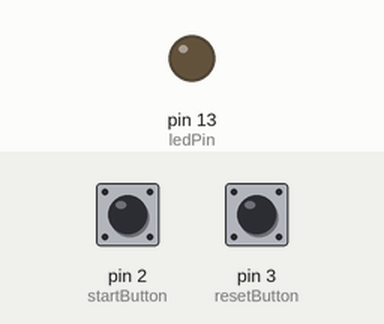
Recording of a sketch running on a simulated Arduino Uno, built with avr-gcc and run on an emulated ATmega328P. On the bench: output pins drawn as LEDs (lit = HIGH). Dashed ring = blinking. The test bench sets the inputs (shaded band); at power-on: pin 2 (startButton) HIGH, pin 3 (resetButton) HIGH.

Above: at 1.2 s.
1.3 s: pin 2 (startButton) pulled LOW for 0.15 s
At 3.8 s:
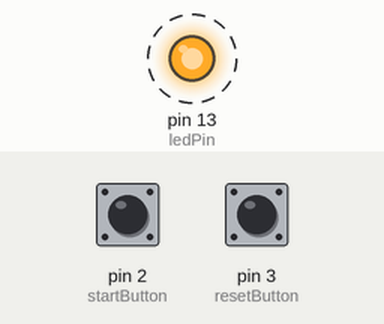
4.4 s: pin 3 (resetButton) pulled LOW for 0.15 s
6.1 s: pin 2 (startButton) pulled LOW for 1 s
At 9.1 s:
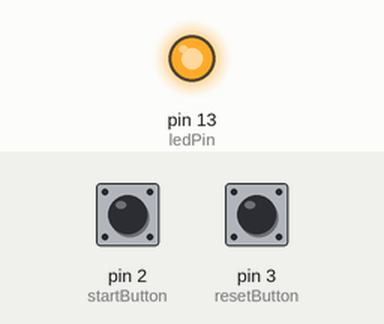
9.2 s: pin 3 (resetButton) pulled LOW for 1 s
Timing chart, 0 to 12.2 s (numbered marks = the images above; inputs shaded):
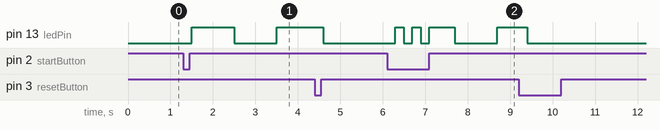

The sketch:

sketch_apr8a.ino
```cpp
const int startButton = 2; // Pin del botón iniciar/parar
const int resetButton = 3; // Pin del botón reiniciar
const int ledPin = 13;     // Pin del LED

bool running = false;       // Indica si el cronómetro está en marcha
unsigned long startTime = 0; // Tiempo de inicio
unsigned long elapsedTime = 0; // Tiempo transcurrido

void setup() {
  pinMode(startButton, INPUT_PULLUP); // Configurar botón de inicio/parada
  pinMode(resetButton, INPUT_PULLUP); // Configurar botón de reinicio
  pinMode(ledPin, OUTPUT);           // Configurar LED como salida
}

void loop() {
  // Botón para iniciar/detener el cronómetro
  if (digitalRead(startButton) == LOW) {
    delay(200); // Antirrebote
    running = !running; // Alternar estado del cronómetro
    if (running) {
      startTime = millis() - elapsedTime; // Reanudar desde el tiempo transcurrido
    } else {
      elapsedTime = millis() - startTime; // Guardar tiempo transcurrido
    }
  }

  // Botón para reiniciar
  if (digitalRead(resetButton) == LOW) {
    delay(200); // Antirrebote
    running = false;  // Detener el cronómetro
    startTime = 0;    // Reiniciar tiempo
    elapsedTime = 0;  // Borrar tiempo transcurrido
  }

  // Control del LED (parpadeo cada segundo si está corriendo)
  if (running) {
    unsigned long currentTime = millis() - startTime; // Calcular tiempo actual
    if ((currentTime / 1000) % 2 == 0) { // Parpadeo cada 1 segundo
      digitalWrite(ledPin, HIGH);
    } else {
      digitalWrite(ledPin, LOW);
    }
  } else {
    digitalWrite(ledPin, LOW); // Apagar LED cuando no corre
  }
}
```

Measured:
- after the input at 1.3 s, pin 13 (ledPin): LOW → HIGH after 0.20 s, → LOW 1.0 s later, → HIGH 1.0 s later
- after the input at 6.1 s, pin 13 (ledPin): goes HIGH 0.20 s, LOW 0.20 s, HIGH 0.20 s, LOW 0.20 s, HIGH 0.60 s, LOW 1.0 s, then HIGH, starting after 0.20 s
